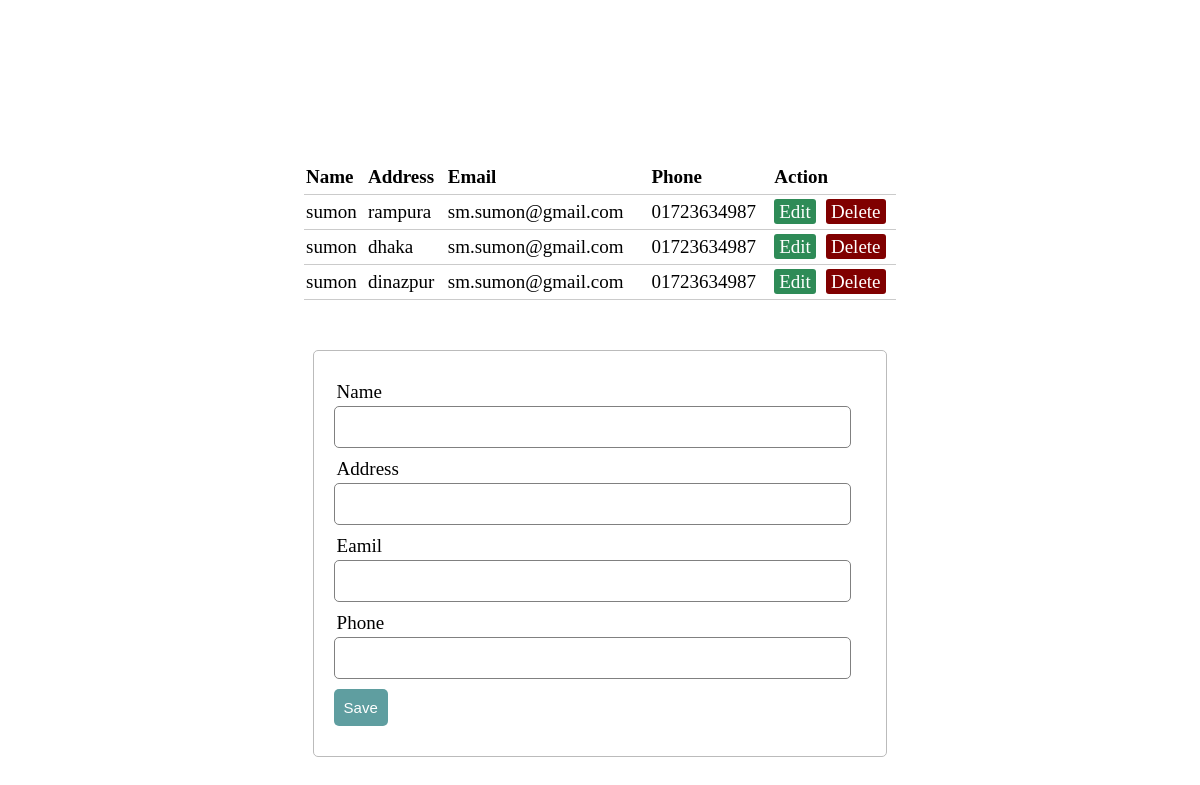
The app's page /view/index.php with its own data.
### tables this page shows
CREATE TABLE `customer_info` (
  `cid` int(10) NOT NULL,
  `customerName` varchar(100) NOT NULL,
  `email` varchar(100) NOT NULL,
  `address` varchar(100) NOT NULL,
  `phone` varchar(100) NOT NULL
);

### controller/server.php (called while the page is built, shortened)
<?php
	$email    = "";
	$customerName="";
	$address="";
	$phone="";
	$update = false;
?>

### view/index.php (the view, shortened to what this page needs)
<?php
include('../controller/server.php');
include('../controller/config.php');
?>
<!DOCTYPE html>
<html>
<head>
	<link rel="stylesheet" type="text/css" href="style.css">
</head>
<body>
	<div class="content">
	</div>
<?php $results = mysqli_query($myconn, "SELECT * FROM customer_info"); ?>
<table>
	<thead>
		<tr>
			<th>Name</th>
			<th>Address</th>
			<th>Email</th>
			<th>Phone</th>
			<th colspan="2">Action</th>
		</tr>
	</thead>
	<?php while ($row = mysqli_fetch_array($results)) { ?>
		<tr>
			<td><?php echo $row['customerName']; ?></td>
			<td><?php echo $row['address']; ?></td>
			<td><?php echo $row['email']; ?></td>
			<td><?php echo $row['phone']; ?></td>
			<td>
				<a href="index.php?edit=<?php echo $row['cid']; ?>" class="edit_btn" >Edit</a>
			</td>
			<td>
				<a href="../controller/server.php?del=<?php echo $row['cid']; ?>" class="del_btn">Delete</a>
			</td>
		</tr>
	<?php } ?>
</table>
<form method="post" action="../controller/server.php" >
	<div class="input-group">
		<label>Name</label>
		<input type="text" name="customerName" value="<?php echo $customerName; ?>">
	</div>
	<div class="input-group">
		<label>Address</label>
		<input type="text" name="address" value="<?php echo $address; ?>">
	</div>
	<div class="input-group">
		<label>Eamil</label>
		<input type="text" name="email" value="<?php echo $email; ?>">
	</div>
	<div class="input-group">
		<label>Phone</label>
		<input type="text" name="phone" value="<?php echo $phone; ?>">
	</div>
	<div class="input-group">
		<?php if ($update == false): ?>
			<button class="btn" type="submit" name="save" >Save</button>
		<?php else: ?>
			<button class="btn" type="submit" name="update" style="background: #556B2F;" >update</button>
		<?php endif ?>
	</div>
</form>
</body>
</html>

### view/style.css (style rules this page uses)
body { font-size: 19px; }
table { width: 50%; margin: 30px auto; border-collapse: collapse; text-align: left; }
tr { border-bottom: 1px solid #cbcbcb; }
th, td { border: none; height: 30px; padding: 2px; }
form { width: 45%; margin: 50px auto; text-align: left; padding: 20px; border: 1px solid #bbbbbb; border-radius: 5px; }
.content { width: 500px; margin: 30px auto; height: 100px; }
.input-group { margin: 10px 0px 10px 0px; }
.input-group label { display: block; text-align: left; margin: 3px; }
.input-group input { height: 30px; width: 93%; padding: 5px 10px; font-size: 16px; border-radius: 5px; border: 1px solid gray; }
.btn { padding: 10px; font-size: 15px; color: white; background: #5F9EA0; border: none; border-radius: 5px; }
.edit_btn { text-decoration: none; padding: 2px 5px; background: #2E8B57; color: white; border-radius: 3px; }
.del_btn { text-decoration: none; padding: 2px 5px; color: white; border-radius: 3px; background: #800000; }

### records on screen
customer_info: customerName "sumon", address "rampura", email "sm.sumon@gmail.com", phone "01723634987"
customer_info: customerName "sumon", address "dhaka", email "sm.sumon@gmail.com", phone "01723634987"
customer_info: customerName "sumon", address "dinazpur", email "sm.sumon@gmail.com", phone "01723634987"
